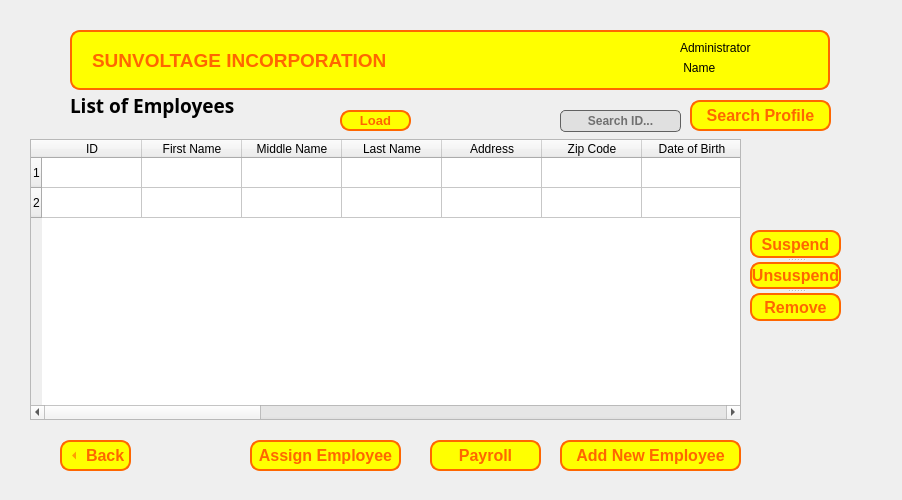
<?xml version="1.0" encoding="UTF-8"?>
<ui version="4.0">
 <class>Form</class>
 <widget class="QWidget" name="Form">
  <property name="geometry">
   <rect>
    <x>0</x>
    <y>0</y>
    <width>902</width>
    <height>500</height>
   </rect>
  </property>
  <property name="windowTitle">
   <string>Form</string>
  </property>
  <widget class="QToolButton" name="backButton">
   <property name="geometry">
    <rect>
     <x>60</x>
     <y>440</y>
     <width>71</width>
     <height>31</height>
    </rect>
   </property>
   <property name="font">
    <font>
     <pointsize>12</pointsize>
     <bold>true</bold>
    </font>
   </property>
   <property name="styleSheet">
    <string notr="true">QToolButton {
				color: rgb(255, 102, 0);
                background-color: rgb(255, 255, 0);
                border-color: rgb(255, 102, 0);
                border: 2px solid #ff6600;
                border-radius: 10px;
            }
            QToolButton:hover, QToolButton:pressed {
                background-color: rgb(255, 183, 0);
            }</string>
   </property>
   <property name="text">
    <string>Back</string>
   </property>
   <property name="iconSize">
    <size>
     <width>20</width>
     <height>20</height>
    </size>
   </property>
   <property name="checkable">
    <bool>true</bool>
   </property>
   <property name="checked">
    <bool>false</bool>
   </property>
   <property name="toolButtonStyle">
    <enum>Qt::ToolButtonTextBesideIcon</enum>
   </property>
   <property name="arrowType">
    <enum>Qt::LeftArrow</enum>
   </property>
  </widget>
  <widget class="QLabel" name="label_lists_or_profile">
   <property name="geometry">
    <rect>
     <x>70</x>
     <y>90</y>
     <width>181</width>
     <height>31</height>
    </rect>
   </property>
   <property name="font">
    <font>
     <family>Segoe UI Black</family>
     <pointsize>14</pointsize>
     <bold>true</bold>
    </font>
   </property>
   <property name="text">
    <string>List of Employees</string>
   </property>
  </widget>
  <widget class="QTableWidget" name="tablewidget_Employee_List">
   <property name="geometry">
    <rect>
     <x>30</x>
     <y>139</y>
     <width>711</width>
     <height>281</height>
    </rect>
   </property>
   <property name="sizePolicy">
    <sizepolicy hsizetype="Maximum" vsizetype="Expanding">
     <horstretch>44</horstretch>
     <verstretch>0</verstretch>
    </sizepolicy>
   </property>
   <property name="minimumSize">
    <size>
     <width>50</width>
     <height>0</height>
    </size>
   </property>
   <property name="styleSheet">
    <string notr="true"/>
   </property>
   <property name="lineWidth">
    <number>6</number>
   </property>
   <property name="verticalScrollBarPolicy">
    <enum>Qt::ScrollBarAlwaysOff</enum>
   </property>
   <property name="sizeAdjustPolicy">
    <enum>QAbstractScrollArea::AdjustToContents</enum>
   </property>
   <property name="autoScroll">
    <bool>true</bool>
   </property>
   <property name="editTriggers">
    <set>QAbstractItemView::NoEditTriggers</set>
   </property>
   <property name="alternatingRowColors">
    <bool>false</bool>
   </property>
   <property name="selectionBehavior">
    <enum>QAbstractItemView::SelectRows</enum>
   </property>
   <property name="verticalScrollMode">
    <enum>QAbstractItemView::ScrollPerItem</enum>
   </property>
   <property name="horizontalScrollMode">
    <enum>QAbstractItemView::ScrollPerItem</enum>
   </property>
   <property name="showGrid">
    <bool>true</bool>
   </property>
   <property name="gridStyle">
    <enum>Qt::SolidLine</enum>
   </property>
   <property name="sortingEnabled">
    <bool>true</bool>
   </property>
   <property name="wordWrap">
    <bool>true</bool>
   </property>
   <property name="cornerButtonEnabled">
    <bool>false</bool>
   </property>
   <property name="rowCount">
    <number>2</number>
   </property>
   <property name="columnCount">
    <number>19</number>
   </property>
   <attribute name="horizontalHeaderShowSortIndicator" stdset="0">
    <bool>true</bool>
   </attribute>
   <attribute name="horizontalHeaderStretchLastSection">
    <bool>true</bool>
   </attribute>
   <attribute name="verticalHeaderShowSortIndicator" stdset="0">
    <bool>false</bool>
   </attribute>
   <row/>
   <row/>
   <column>
    <property name="text">
     <string>ID</string>
    </property>
   </column>
   <column>
    <property name="text">
     <string>First Name</string>
    </property>
   </column>
   <column>
    <property name="text">
     <string>Middle Name</string>
    </property>
   </column>
   <column>
    <property name="text">
     <string>Last Name</string>
    </property>
   </column>
   <column>
    <property name="text">
     <string>Address</string>
    </property>
   </column>
   <column>
    <property name="text">
     <string>Zip Code</string>
    </property>
   </column>
   <column>
    <property name="text">
     <string>Date of Birth</string>
    </property>
   </column>
   <column>
    <property name="text">
     <string>Age</string>
    </property>
   </column>
   <column>
    <property name="text">
     <string>Gender</string>
    </property>
   </column>
   <column>
    <property name="text">
     <string>Civil Status</string>
    </property>
   </column>
   <column>
    <property name="text">
     <string>Position</string>
    </property>
   </column>
   <column>
    <property name="text">
     <string>Work Status</string>
    </property>
   </column>
   <column>
    <property name="text">
     <string>Status</string>
    </property>
   </column>
   <column>
    <property name="text">
     <string>SSS No.</string>
    </property>
   </column>
   <column>
    <property name="text">
     <string>Philhealth No.</string>
    </property>
   </column>
   <column>
    <property name="text">
     <string>Pag-Ibig No.</string>
    </property>
   </column>
   <column>
    <property name="text">
     <string>Hourly Rate</string>
    </property>
   </column>
   <column>
    <property name="text">
     <string>Updated At</string>
    </property>
   </column>
   <column>
    <property name="text">
     <string>Created At</string>
    </property>
   </column>
  </widget>
  <widget class="QLabel" name="label_User">
   <property name="geometry">
    <rect>
     <x>680</x>
     <y>40</y>
     <width>111</width>
     <height>16</height>
    </rect>
   </property>
   <property name="text">
    <string>Administrator</string>
   </property>
  </widget>
  <widget class="QLabel" name="Header">
   <property name="geometry">
    <rect>
     <x>70</x>
     <y>30</y>
     <width>760</width>
     <height>60</height>
    </rect>
   </property>
   <property name="font">
    <font>
     <pointsize>14</pointsize>
     <bold>true</bold>
    </font>
   </property>
   <property name="styleSheet">
    <string notr="true">color: rgb(255, 102, 0);
background-color: rgb(255, 255, 0);
border-color: rgb(255, 102, 0);
border: 2px solid #ff6600; 
border-radius: 10px;
</string>
   </property>
   <property name="text">
    <string>SUNVOLTAGE INCORPORATION</string>
   </property>
   <property name="textFormat">
    <enum>Qt::AutoText</enum>
   </property>
   <property name="scaledContents">
    <bool>false</bool>
   </property>
   <property name="margin">
    <number>0</number>
   </property>
   <property name="indent">
    <number>20</number>
   </property>
  </widget>
  <widget class="QLabel" name="adminNamelbl">
   <property name="geometry">
    <rect>
     <x>680</x>
     <y>60</y>
     <width>121</width>
     <height>16</height>
    </rect>
   </property>
   <property name="text">
    <string> Name</string>
   </property>
  </widget>
  <widget class="QToolButton" name="button_add_employee">
   <property name="geometry">
    <rect>
     <x>560</x>
     <y>440</y>
     <width>181</width>
     <height>31</height>
    </rect>
   </property>
   <property name="font">
    <font>
     <pointsize>12</pointsize>
     <bold>true</bold>
    </font>
   </property>
   <property name="styleSheet">
    <string notr="true">QToolButton {
				color: rgb(255, 102, 0);
                background-color: rgb(255, 255, 0);
                border-color: rgb(255, 102, 0);
                border: 2px solid #ff6600;
                border-radius: 10px;
            }
            QToolButton:hover, QToolButton:pressed {
                background-color: rgb(255, 183, 0);
            }</string>
   </property>
   <property name="text">
    <string>Add New Employee</string>
   </property>
   <property name="iconSize">
    <size>
     <width>20</width>
     <height>20</height>
    </size>
   </property>
   <property name="checkable">
    <bool>true</bool>
   </property>
   <property name="checked">
    <bool>false</bool>
   </property>
   <property name="toolButtonStyle">
    <enum>Qt::ToolButtonTextOnly</enum>
   </property>
   <property name="autoRaise">
    <bool>false</bool>
   </property>
   <property name="arrowType">
    <enum>Qt::NoArrow</enum>
   </property>
  </widget>
  <widget class="QToolButton" name="button_payroll">
   <property name="geometry">
    <rect>
     <x>430</x>
     <y>440</y>
     <width>111</width>
     <height>31</height>
    </rect>
   </property>
   <property name="font">
    <font>
     <pointsize>12</pointsize>
     <bold>true</bold>
    </font>
   </property>
   <property name="styleSheet">
    <string notr="true">QToolButton {
				color: rgb(255, 102, 0);
                background-color: rgb(255, 255, 0);
                border-color: rgb(255, 102, 0);
                border: 2px solid #ff6600;
                border-radius: 10px;
            }
            QToolButton:hover, QToolButton:pressed {
                background-color: rgb(255, 183, 0);
            }</string>
   </property>
   <property name="text">
    <string>Payroll</string>
   </property>
   <property name="iconSize">
    <size>
     <width>20</width>
     <height>20</height>
    </size>
   </property>
   <property name="checkable">
    <bool>true</bool>
   </property>
   <property name="checked">
    <bool>false</bool>
   </property>
   <property name="toolButtonStyle">
    <enum>Qt::ToolButtonTextOnly</enum>
   </property>
   <property name="autoRaise">
    <bool>false</bool>
   </property>
   <property name="arrowType">
    <enum>Qt::NoArrow</enum>
   </property>
  </widget>
  <widget class="QToolButton" name="button_search">
   <property name="geometry">
    <rect>
     <x>690</x>
     <y>100</y>
     <width>141</width>
     <height>31</height>
    </rect>
   </property>
   <property name="font">
    <font>
     <pointsize>12</pointsize>
     <bold>true</bold>
    </font>
   </property>
   <property name="styleSheet">
    <string notr="true">QToolButton {
				color: rgb(255, 102, 0);
                background-color: rgb(255, 255, 0);
                border-color: rgb(255, 102, 0);
                border: 2px solid #ff6600;
                border-radius: 10px;
            }
            QToolButton:hover, QToolButton:pressed {
                background-color: rgb(255, 183, 0);
            }</string>
   </property>
   <property name="text">
    <string>Search Profile</string>
   </property>
   <property name="iconSize">
    <size>
     <width>20</width>
     <height>20</height>
    </size>
   </property>
   <property name="checkable">
    <bool>true</bool>
   </property>
   <property name="checked">
    <bool>false</bool>
   </property>
   <property name="toolButtonStyle">
    <enum>Qt::ToolButtonTextOnly</enum>
   </property>
   <property name="autoRaise">
    <bool>false</bool>
   </property>
   <property name="arrowType">
    <enum>Qt::NoArrow</enum>
   </property>
  </widget>
  <widget class="QLineEdit" name="search_employee">
   <property name="geometry">
    <rect>
     <x>560</x>
     <y>110</y>
     <width>121</width>
     <height>22</height>
    </rect>
   </property>
   <property name="font">
    <font>
     <bold>true</bold>
    </font>
   </property>
   <property name="styleSheet">
    <string notr="true">QLineEdit {
	border: 1px solid #616161;
	background-color: #E0E0E0;
	border-radius: 5px;
}

QLineEdit::placeholder {
    color: #a9a9a9;
}

QLineEdit:focus {
    border: 2px solid #ff6600;
}</string>
   </property>
   <property name="text">
    <string/>
   </property>
   <property name="alignment">
    <set>Qt::AlignCenter</set>
   </property>
   <property name="placeholderText">
    <string>Search ID...</string>
   </property>
  </widget>
  <widget class="QToolButton" name="button_load">
   <property name="geometry">
    <rect>
     <x>340</x>
     <y>110</y>
     <width>71</width>
     <height>21</height>
    </rect>
   </property>
   <property name="font">
    <font>
     <pointsize>10</pointsize>
     <bold>true</bold>
    </font>
   </property>
   <property name="styleSheet">
    <string notr="true">QToolButton {
				color: rgb(255, 102, 0);
                background-color: rgb(255, 255, 0);
                border-color: rgb(255, 102, 0);
                border: 2px solid #ff6600;
                border-radius: 10px;
            }
            QToolButton:hover, QToolButton:pressed {
                background-color: rgb(255, 183, 0);
            }</string>
   </property>
   <property name="text">
    <string>Load</string>
   </property>
   <property name="iconSize">
    <size>
     <width>20</width>
     <height>20</height>
    </size>
   </property>
   <property name="checkable">
    <bool>true</bool>
   </property>
   <property name="checked">
    <bool>false</bool>
   </property>
   <property name="toolButtonStyle">
    <enum>Qt::ToolButtonTextOnly</enum>
   </property>
   <property name="autoRaise">
    <bool>false</bool>
   </property>
   <property name="arrowType">
    <enum>Qt::NoArrow</enum>
   </property>
  </widget>
  <widget class="QSplitter" name="splitter">
   <property name="geometry">
    <rect>
     <x>750</x>
     <y>230</y>
     <width>91</width>
     <height>91</height>
    </rect>
   </property>
   <property name="font">
    <font>
     <pointsize>12</pointsize>
    </font>
   </property>
   <property name="orientation">
    <enum>Qt::Vertical</enum>
   </property>
   <widget class="QToolButton" name="button_suspend">
    <property name="font">
     <font>
      <pointsize>12</pointsize>
      <bold>true</bold>
     </font>
    </property>
    <property name="styleSheet">
     <string notr="true">QToolButton {
				color: rgb(255, 102, 0);
                background-color: rgb(255, 255, 0);
                border-color: rgb(255, 102, 0);
                border: 2px solid #ff6600;
                border-radius: 10px;
            }
            QToolButton:hover, QToolButton:pressed {
                background-color: rgb(255, 183, 0);
            }</string>
    </property>
    <property name="text">
     <string>Suspend</string>
    </property>
    <property name="iconSize">
     <size>
      <width>20</width>
      <height>20</height>
     </size>
    </property>
    <property name="checkable">
     <bool>true</bool>
    </property>
    <property name="checked">
     <bool>false</bool>
    </property>
    <property name="toolButtonStyle">
     <enum>Qt::ToolButtonTextOnly</enum>
    </property>
    <property name="autoRaise">
     <bool>false</bool>
    </property>
    <property name="arrowType">
     <enum>Qt::NoArrow</enum>
    </property>
   </widget>
   <widget class="QToolButton" name="button_unsuspend">
    <property name="font">
     <font>
      <pointsize>12</pointsize>
      <bold>true</bold>
     </font>
    </property>
    <property name="styleSheet">
     <string notr="true">QToolButton {
				color: rgb(255, 102, 0);
                background-color: rgb(255, 255, 0);
                border-color: rgb(255, 102, 0);
                border: 2px solid #ff6600;
                border-radius: 10px;
            }
            QToolButton:hover, QToolButton:pressed {
                background-color: rgb(255, 183, 0);
            }</string>
    </property>
    <property name="text">
     <string>Unsuspend</string>
    </property>
    <property name="iconSize">
     <size>
      <width>20</width>
      <height>20</height>
     </size>
    </property>
    <property name="checkable">
     <bool>true</bool>
    </property>
    <property name="checked">
     <bool>false</bool>
    </property>
    <property name="toolButtonStyle">
     <enum>Qt::ToolButtonTextOnly</enum>
    </property>
    <property name="autoRaise">
     <bool>false</bool>
    </property>
    <property name="arrowType">
     <enum>Qt::NoArrow</enum>
    </property>
   </widget>
   <widget class="QToolButton" name="button_remove">
    <property name="font">
     <font>
      <pointsize>12</pointsize>
      <bold>true</bold>
     </font>
    </property>
    <property name="styleSheet">
     <string notr="true">QToolButton {
				color: rgb(255, 102, 0);
                background-color: rgb(255, 255, 0);
                border-color: rgb(255, 102, 0);
                border: 2px solid #ff6600;
                border-radius: 10px;
            }
            QToolButton:hover, QToolButton:pressed {
                background-color: rgb(255, 183, 0);
            }</string>
    </property>
    <property name="text">
     <string>Remove</string>
    </property>
    <property name="iconSize">
     <size>
      <width>20</width>
      <height>20</height>
     </size>
    </property>
    <property name="checkable">
     <bool>true</bool>
    </property>
    <property name="checked">
     <bool>false</bool>
    </property>
    <property name="toolButtonStyle">
     <enum>Qt::ToolButtonTextOnly</enum>
    </property>
    <property name="autoRaise">
     <bool>false</bool>
    </property>
    <property name="arrowType">
     <enum>Qt::NoArrow</enum>
    </property>
   </widget>
  </widget>
  <widget class="QToolButton" name="button_assigning">
   <property name="geometry">
    <rect>
     <x>250</x>
     <y>440</y>
     <width>151</width>
     <height>31</height>
    </rect>
   </property>
   <property name="font">
    <font>
     <pointsize>12</pointsize>
     <bold>true</bold>
    </font>
   </property>
   <property name="styleSheet">
    <string notr="true">QToolButton {
				color: rgb(255, 102, 0);
                background-color: rgb(255, 255, 0);
                border-color: rgb(255, 102, 0);
                border: 2px solid #ff6600;
                border-radius: 10px;
            }
            QToolButton:hover, QToolButton:pressed {
                background-color: rgb(255, 183, 0);
            }</string>
   </property>
   <property name="text">
    <string>Assign Employee</string>
   </property>
   <property name="iconSize">
    <size>
     <width>20</width>
     <height>20</height>
    </size>
   </property>
   <property name="checkable">
    <bool>true</bool>
   </property>
   <property name="checked">
    <bool>false</bool>
   </property>
   <property name="toolButtonStyle">
    <enum>Qt::ToolButtonTextOnly</enum>
   </property>
   <property name="autoRaise">
    <bool>false</bool>
   </property>
   <property name="arrowType">
    <enum>Qt::NoArrow</enum>
   </property>
  </widget>
  <zorder>splitter</zorder>
  <zorder>Header</zorder>
  <zorder>backButton</zorder>
  <zorder>label_lists_or_profile</zorder>
  <zorder>tablewidget_Employee_List</zorder>
  <zorder>label_User</zorder>
  <zorder>adminNamelbl</zorder>
  <zorder>button_add_employee</zorder>
  <zorder>button_payroll</zorder>
  <zorder>button_search</zorder>
  <zorder>search_employee</zorder>
  <zorder>button_load</zorder>
  <zorder>button_assigning</zorder>
 </widget>
 <tabstops>
  <tabstop>button_load</tabstop>
  <tabstop>backButton</tabstop>
  <tabstop>search_employee</tabstop>
  <tabstop>button_search</tabstop>
  <tabstop>button_suspend</tabstop>
  <tabstop>button_unsuspend</tabstop>
  <tabstop>button_remove</tabstop>
  <tabstop>button_add_employee</tabstop>
  <tabstop>button_payroll</tabstop>
  <tabstop>tablewidget_Employee_List</tabstop>
 </tabstops>
 <resources/>
 <connections/>
</ui>
